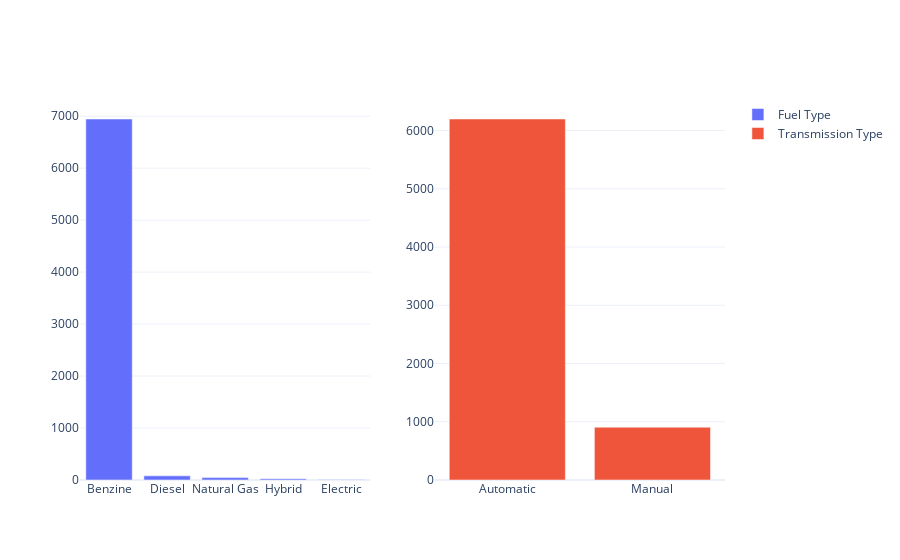

Notebook cell for this chart:
### Code cell
fuel_type_val = used['fuel_type'].value_counts(ascending=False)
transmission_type_val = used['transmission_type'].value_counts(ascending=False)

fig = make_subplots(rows=1, cols=2)

fig.add_trace(
    go.Bar(x=fuel_type_val.index, y=fuel_type_val.values, name='Fuel Type'),
    row=1, col=1
)

fig.add_trace(
    go.Bar(x=transmission_type_val.index,
           y=transmission_type_val.values, name='Transmission Type'),
    row=1, col=2
)

### Figure 1 — Plotly figure (JSON) as saved in the notebook; plotly's stock layout.template omitted (floating-point values rounded to 4 significant figures)
{"data": [{"name": "Fuel Type", "type": "bar", "x": ["Benzine", "Diesel", "Natural Gas", "Hybrid", "Electric"], "xaxis": "x", "y": [6946, 80, 46, 24, 10], "yaxis": "y"}, {"name": "Transmission Type", "type": "bar", "x": ["Automatic", "Manual"], "xaxis": "x2", "y": [6199, 907], "yaxis": "y2"}], "layout": {"xaxis": {"anchor": "y", "domain": [0, 0.45]}, "xaxis2": {"anchor": "y2", "domain": [0.55, 1]}, "yaxis": {"anchor": "x", "domain": [0, 1]}, "yaxis2": {"anchor": "x2", "domain": [0, 1]}}}
